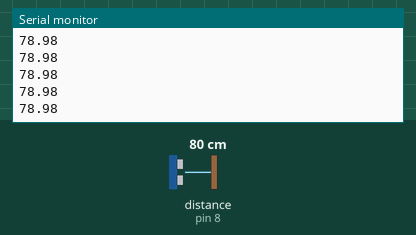
The sketch below on a simulated Arduino Uno, built with avr-gcc and run on an emulated ATmega328P. On the bench: the last lines printed to the serial monitor. Wiring (inferred from the names in the program): ultrasonic range finder: trigger pin 9; echo pin 8. The inputs (shaded band) are chosen by the test bench; at power-on: distance to the obstacle (sensor on pin 8) 80 cm. The echo pulse lasts 58.3 µs per cm.

Above: at 1.2 s.
1.3 s: distance to the obstacle (sensor on pin 8) set to 2 cm
At 2.4 s:
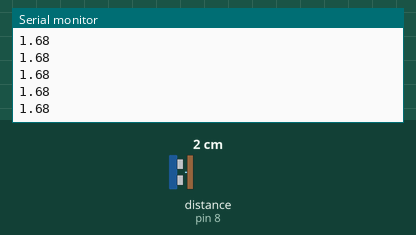
2.8 s: distance to the obstacle (sensor on pin 8) set to 4 cm
At 3.9 s:
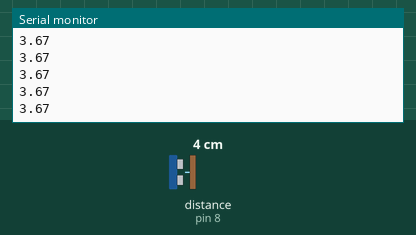
Timing chart, 0 to 5.8 s (numbered marks = the images above; inputs shaded):
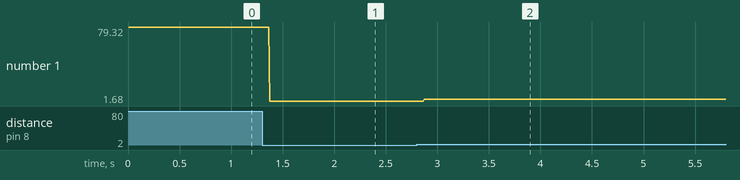

Measured:
- after the input at 1.3 s, the serial monitor: prints a new line after 0.07 s (image 1)
- after the input at 2.8 s, the serial monitor: prints a new line after 0.07 s (image 2)
- plotted number 1: 78.98 → 1.68 after the input at 1.3 s, 1.68 → 3.6 after the input at 2.8 s

The sketch:

prog_captdistance.ino
```cpp
const int trig=9;
const int echo=8;
float distance = 0;
float temps =0;


void setup() {
  Serial.begin(9600);
  pinMode(trig,OUTPUT);
  pinMode(echo,INPUT);
  // put your setup code here, to run once:

}

void loop() {
  digitalWrite(trig, HIGH); // génération de l'impulsion Trig de 10 µs
  delayMicroseconds(10);
  digitalWrite(trig, LOW);
  temps=pulseIn(echo,HIGH);
  distance=temps*0.034/2;
  Serial.println(distance);
  delayMicroseconds(60);
  // put your main code here, to run repeatedly:

}
```
